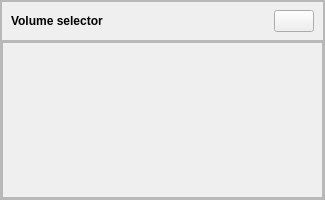
<?xml version="1.0" encoding="UTF-8"?>
<ui version="4.0">
 <class>VolumeSelectorWidget</class>
 <widget class="QWidget" name="VolumeSelectorWidget">
  <property name="geometry">
   <rect>
    <x>0</x>
    <y>0</y>
    <width>325</width>
    <height>200</height>
   </rect>
  </property>
  <property name="sizePolicy">
   <sizepolicy hsizetype="Preferred" vsizetype="Expanding">
    <horstretch>0</horstretch>
    <verstretch>0</verstretch>
   </sizepolicy>
  </property>
  <property name="minimumSize">
   <size>
    <width>325</width>
    <height>200</height>
   </size>
  </property>
  <property name="maximumSize">
   <size>
    <width>325</width>
    <height>250</height>
   </size>
  </property>
  <property name="windowTitle">
   <string>Form</string>
  </property>
  <layout class="QVBoxLayout" name="verticalLayout">
   <property name="spacing">
    <number>0</number>
   </property>
   <property name="leftMargin">
    <number>0</number>
   </property>
   <property name="topMargin">
    <number>0</number>
   </property>
   <property name="rightMargin">
    <number>0</number>
   </property>
   <property name="bottomMargin">
    <number>0</number>
   </property>
   <item>
    <widget class="QFrame" name="VolumeSelectorFrame">
     <property name="frameShape">
      <enum>QFrame::StyledPanel</enum>
     </property>
     <property name="frameShadow">
      <enum>QFrame::Raised</enum>
     </property>
     <layout class="QVBoxLayout" name="verticalLayout_2" stretch="0,0">
      <property name="spacing">
       <number>0</number>
      </property>
      <property name="leftMargin">
       <number>0</number>
      </property>
      <property name="topMargin">
       <number>0</number>
      </property>
      <property name="rightMargin">
       <number>0</number>
      </property>
      <property name="bottomMargin">
       <number>0</number>
      </property>
      <item>
       <widget class="QFrame" name="VolumeSelectorHeader">
        <property name="frameShape">
         <enum>QFrame::StyledPanel</enum>
        </property>
        <property name="frameShadow">
         <enum>QFrame::Raised</enum>
        </property>
        <layout class="QHBoxLayout" name="horizontalLayout">
         <property name="topMargin">
          <number>8</number>
         </property>
         <property name="bottomMargin">
          <number>8</number>
         </property>
         <item>
          <widget class="QLabel" name="VolumeSelectorTitle">
           <property name="font">
            <font>
             <family>Leelawadee UI</family>
             <weight>75</weight>
             <bold>true</bold>
            </font>
           </property>
           <property name="text">
            <string>Volume selector</string>
           </property>
          </widget>
         </item>
         <item>
          <spacer name="horizontalSpacer">
           <property name="orientation">
            <enum>Qt::Horizontal</enum>
           </property>
           <property name="sizeHint" stdset="0">
            <size>
             <width>40</width>
             <height>20</height>
            </size>
           </property>
          </spacer>
         </item>
         <item>
          <widget class="QPushButton" name="VolumeSelectorClose">
           <property name="text">
            <string/>
           </property>
           <property name="icon">
            <iconset resource="resources.qrc">
             <normaloff>:/icons/close.svg</normaloff>:/icons/close.svg</iconset>
           </property>
          </widget>
         </item>
        </layout>
       </widget>
      </item>
      <item>
       <widget class="QFrame" name="VolumeSelectorListFrame">
        <property name="frameShape">
         <enum>QFrame::StyledPanel</enum>
        </property>
        <property name="frameShadow">
         <enum>QFrame::Raised</enum>
        </property>
        <layout class="QVBoxLayout" name="verticalLayout_4">
         <property name="spacing">
          <number>0</number>
         </property>
         <property name="leftMargin">
          <number>0</number>
         </property>
         <property name="topMargin">
          <number>0</number>
         </property>
         <property name="rightMargin">
          <number>0</number>
         </property>
         <property name="bottomMargin">
          <number>0</number>
         </property>
         <item>
          <widget class="QScrollArea" name="scrollArea">
           <property name="minimumSize">
            <size>
             <width>0</width>
             <height>110</height>
            </size>
           </property>
           <property name="widgetResizable">
            <bool>true</bool>
           </property>
           <widget class="QWidget" name="AudioDeviceList">
            <property name="geometry">
             <rect>
              <x>0</x>
              <y>0</y>
              <width>319</width>
              <height>152</height>
             </rect>
            </property>
            <layout class="QVBoxLayout" name="verticalLayout_3">
             <property name="spacing">
              <number>0</number>
             </property>
             <property name="leftMargin">
              <number>0</number>
             </property>
             <property name="topMargin">
              <number>0</number>
             </property>
             <property name="rightMargin">
              <number>0</number>
             </property>
             <property name="bottomMargin">
              <number>0</number>
             </property>
             <item>
              <layout class="QVBoxLayout" name="AudioDeviceListLayout">
               <property name="spacing">
                <number>0</number>
               </property>
               <item>
                <spacer name="verticalSpacer">
                 <property name="orientation">
                  <enum>Qt::Vertical</enum>
                 </property>
                 <property name="sizeHint" stdset="0">
                  <size>
                   <width>20</width>
                   <height>40</height>
                  </size>
                 </property>
                </spacer>
               </item>
              </layout>
             </item>
            </layout>
           </widget>
          </widget>
         </item>
        </layout>
       </widget>
      </item>
     </layout>
    </widget>
   </item>
  </layout>
 </widget>
 <resources>
  <include location="resources.qrc"/>
 </resources>
 <connections/>
</ui>
